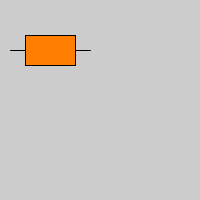
Frame 1 (no input)
Frame 60 (the mouse pressed at the canvas centre just before this capture): identical to frame 1, image omitted
Frame 120 (the mouse held since frame 60 and released just before this capture): identical to frame 1, image omitted

The Processing sketch that drew this single still picture (run headless with seeded random() and noise(); from frame 60 on, the mouse is pressed at the canvas centre):

// Processing sketch: Keyla_examen_4
// ── Keyla_examen_4.pde
color y = 35;
void setup ( ) {
size(200 , 200) ;
}
void draw ( ) {
background (204 ) ;
line(10 , 50 , 90 , 50) ;
fill(255,125,0);
if( key == CODED)
{
if( keyCode == UP)
{
y = 20;
}
else
if ( keyCode == DOWN)
{
y = 50;
}
}
else
{
y = 35;
}
rect(25 , y , 50 , 30) ;
}
